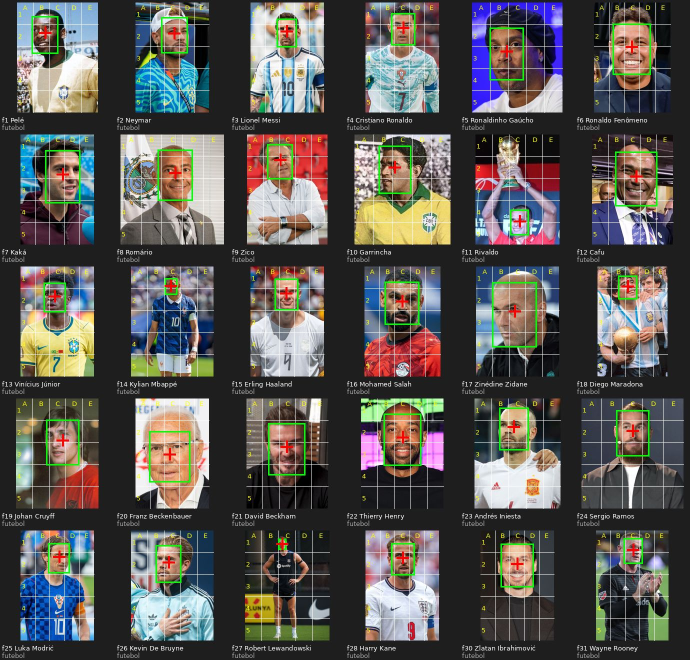
#> input picture ferramentas/fotozi/folhas/folha-01.jpg, 1380 x 1320 px (shown at 1/2 size)
$ python -i verificar.py   (imports and definitions only)
#> lines starting #> are read from the running program, lines starting #| are printed output that depends on the picture; after the words box and inside, x2 and y2 are one past the last pixel; in counts of white or black regions, pixels touching at a corner belong together
#> further down, picture is the input picture: shape (1320, 1380, 3); mean B, G, R 81.2, 84.9, 86.9
"""Fotozi: confere todas as fotos (roda no GitHub Actions, que acessa a Wikipédia).

Para cada item de fotozi/data/fotos-*.js:
  - pega a foto principal do artigo na Wikipédia em português (a mesma que o jogo usa);
  - nas fotos de gente, acha o ROSTO com o detector YuNet do OpenCV (o maior rosto da foto);
  - nas outras, acha o assunto principal (mapa de saliência do OpenCV) e usa o meio dele;
  - grava ferramentas/fotozi/fotos.json (arquivo da foto, tamanho, rosto e ponto do zoom em % da foto inteira);
  - monta folhas de conferência (ferramentas/fotozi/folhas/*.jpg): cada foto inteira com uma grade A–E × 1–5,
    o rosto achado (verde) e o ponto onde o zoom começa (cruz vermelha), para revisar a olho.
"""
import json, os, subprocess, sys, time, urllib.parse, urllib.request
import numpy as np
import cv2
from PIL import Image, ImageDraw, ImageFont

RAIZ = os.path.dirname(os.path.dirname(os.path.dirname(os.path.abspath(__file__))))
SAIDA = os.path.join(RAIZ, "ferramentas", "fotozi")
UA = "GameziFotozi/1.0 (https://github.com/JoshuaGuirado/Top10; verificacao de fotos)"
PESSOAS = {"futebol", "famosos", "musicos", "atores", "atletas", "historia"}
API = "https://pt.wikipedia.org/w/api.php"

# [73 lines left out: functions baixar, itens, paginas, consulta, detector, rosto, not called in this run]

def assunto(img):
    sal = cv2.saliency.StaticSaliencyFineGrained_create()
    ok, mapa = sal.computeSaliency(img)
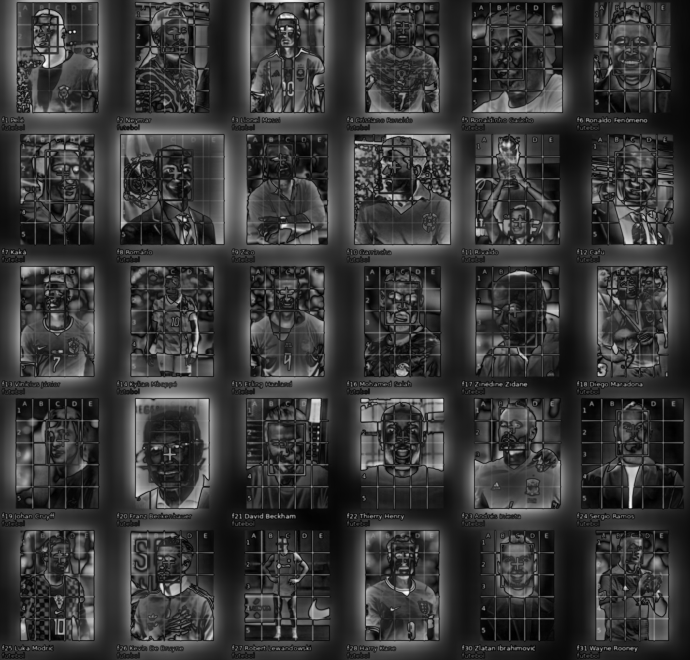
#> mapa: shape (1320, 1380) float32 (shown at 1/2 size); min 0, max 1, mean 0.222
#> ok = True
    if not ok:
        return [50, 45]
    mapa = cv2.GaussianBlur((mapa * 255).astype("uint8"), (0, 0), 9)
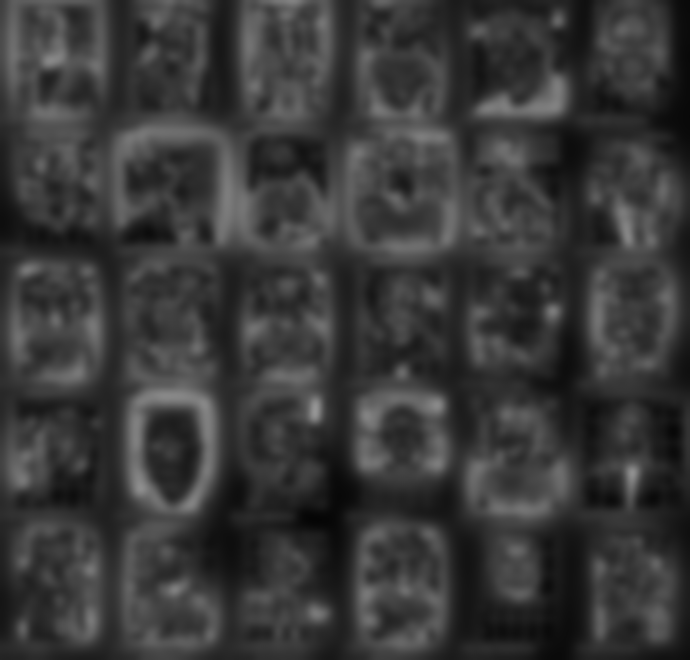
#> mapa: shape (1320, 1380) (shown at 1/2 size); min 5, max 150, mean 56.6
    _, bin_ = cv2.threshold(mapa, 0, 255, cv2.THRESH_BINARY + cv2.THRESH_OTSU)
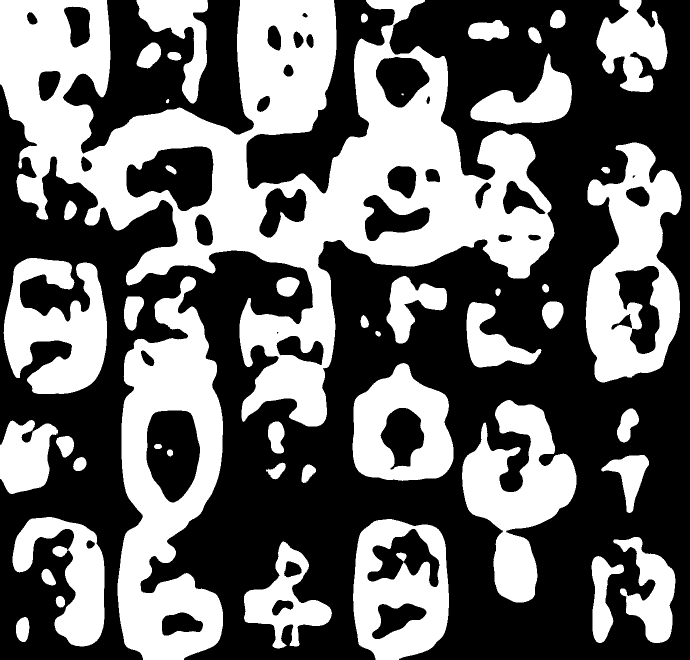
#> bin_: shape (1320, 1380) (shown at 1/2 size); 41.9% white; 48 white regions (1 under 20 px), largest, box (x1, y1, x2, y2) and area: (0, 0, 1109, 853) 325624, (235, 553, 446, 1320) 90696, (1171, 285, 1363, 765) 51985
    n, rot, st, cen = cv2.connectedComponentsWithStats(bin_)
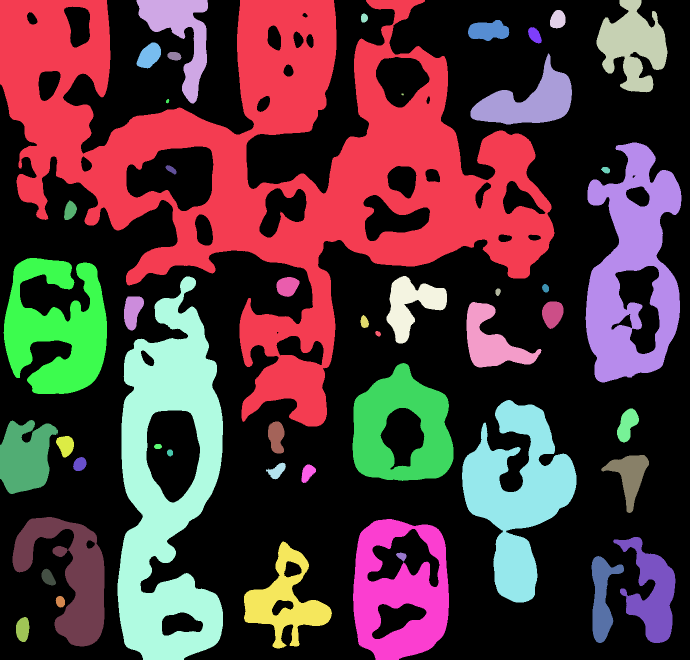
#> rot: shape (1320, 1380) int32 (shown at 1/2 size); 49 distinct labels, from 0 to 48; one colour per label, 0 black
#> n = 49; st = 49 rows, first 6: [0, 0, 1380, 1320, 1058046], [0, 0, 1109, 853, 325624], [273, 0, 143, 207, 11796], [1193, 0, 142, 185, 15123], [1100, 20, 31, 37, 908], [722, 27, 14, 18, 204]; cen = 49 pairs, first value 45.18 to 1302.9, second value 35.64 to 1258.3
    if n <= 1:
        return [50, 45]
    i = 1 + int(np.argmax(st[1:, cv2.CC_STAT_AREA]))
#> i = 1
    h, w = img.shape[:2]
#> h = 1320; w = 1380
    return [round(float(100 * cen[i][0] / w), 1), round(float(100 * cen[i][1] / h), 1)]

# [79 lines left out: function main, not called in this run]

# [1 line not run here, left out]

>>> import cv2
>>> picture = cv2.imread('folhas/folha-01.jpg')
>>> result = assunto(picture)
#> result = [39.7, 25.1]
